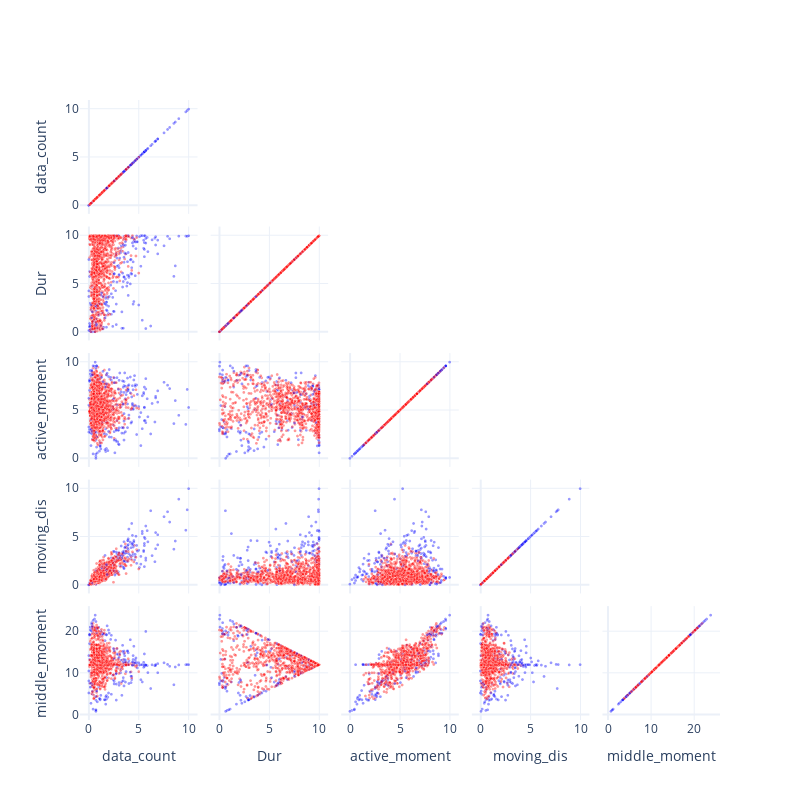

Notebook code cell kept with this figure:
### Code cell
from sklearn.ensemble import IsolationForest
rng = np.random.RandomState(42)
model_IF = IsolationForest(max_samples=500,random_state=rng,contamination='auto')
model_IF.fit(df_outlier[['data_count','Dur','active_moment','moving_dis','wifi_count','middle_moment']])
df_outlier['label'] = model_IF.predict(df_outlier[['data_count','Dur','active_moment','moving_dis','wifi_count','middle_moment']])
print(df_outlier.label.value_counts())

myplot.Scatter_Matrix(df_outlier,
                      dimentions = ['data_count',
                                    'Dur',
                                    'active_moment',
                                    'moving_dis',
                                    'middle_moment',
                                    ],
                        color = 'label')

### Figure 1 — Plotly figure (JSON) as saved in the notebook; plotly's stock layout.template omitted (floating-point values rounded to 4 significant figures; data arrays with more than 128 entries replaced by an {"elided": "..."} marker saying what was removed)
{"data": [{"dimensions": [{"label": "data_count", "values": {"elided": "1344 float values"}}, {"label": "Dur", "values": {"elided": "1344 float values"}}, {"label": "active_moment", "values": {"elided": "1344 float values"}}, {"label": "moving_dis", "values": {"elided": "1344 float values"}}, {"label": "middle_moment", "values": {"elided": "1344 float values"}}], "marker": {"color": {"elided": "1344 int values"}, "colorscale": [[0, "rgb(0,0,255)"], [1, "rgb(255,0,0)"]], "line": {"color": "white", "width": 0.5}, "opacity": 0.4, "showscale": false, "size": 3}, "showupperhalf": false, "type": "splom"}], "layout": {"dragmode": "select", "height": 800, "hovermode": "closest", "width": 800}}
